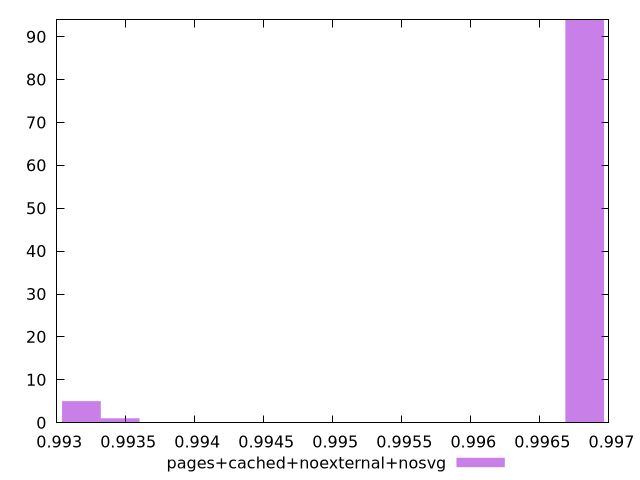

Reproduce this figure in gnuplot.
$_pagesCachedNoexternalNosvg <<EOF
0.9968249670614677 94
0.9931797562114539 5
0.9934601570460704 1
EOF
set key outside below
set terminal pngcairo
set output "report_00004_2020-11-02T20-21-41.718Z/first-cpu-idle/pages+cached+noexternal+nosvg//hist.png"
set yrange [0:94]
set boxwidth 0.00028040083461644663
set style fill transparent solid 0.5 noborder
plot $_pagesCachedNoexternalNosvg title "pages+cached+noexternal+nosvg" with boxes ,
